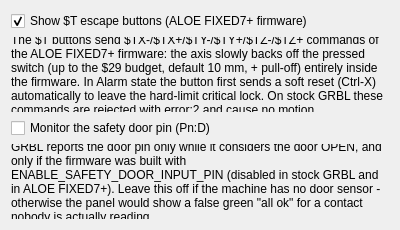
<?xml version="1.0" encoding="UTF-8"?>
<ui version="4.0">
 <class>LimitMonitorSettings</class>
 <widget class="QWidget" name="LimitMonitorSettings">
  <property name="geometry">
   <rect>
    <x>0</x>
    <y>0</y>
    <width>400</width>
    <height>230</height>
   </rect>
  </property>
  <layout class="QVBoxLayout" name="verticalLayout">
   <item>
    <widget class="QCheckBox" name="chkEscape">
     <property name="text">
      <string>Show $T escape buttons (ALOE FIXED7+ firmware)</string>
     </property>
     <property name="checked">
      <bool>true</bool>
     </property>
    </widget>
   </item>
   <item>
    <widget class="QLabel" name="lblNote">
     <property name="text">
      <string>The $T buttons send $TX-/$TX+/$TY-/$TY+/$TZ-/$TZ+ commands of the ALOE FIXED7+ firmware: the axis slowly backs off the pressed switch (up to the $29 budget, default 10 mm, + pull-off) entirely inside the firmware. In Alarm state the button first sends a soft reset (Ctrl-X) automatically to leave the hard-limit critical lock. On stock GRBL these commands are rejected with error:2 and cause no motion.</string>
     </property>
     <property name="wordWrap">
      <bool>true</bool>
     </property>
    </widget>
   </item>
   <item>
    <widget class="QCheckBox" name="chkDoor">
     <property name="text">
      <string>Monitor the safety door pin (Pn:D)</string>
     </property>
     <property name="checked">
      <bool>false</bool>
     </property>
    </widget>
   </item>
   <item>
    <widget class="QLabel" name="lblNoteDoor">
     <property name="text">
      <string>GRBL reports the door pin only while it considers the door OPEN, and only if the firmware was built with ENABLE_SAFETY_DOOR_INPUT_PIN (disabled in stock GRBL and in ALOE FIXED7+). Leave this off if the machine has no door sensor - otherwise the panel would show a false green "all ok" for a contact nobody is actually reading.</string>
     </property>
     <property name="wordWrap">
      <bool>true</bool>
     </property>
    </widget>
   </item>
   <item>
    <spacer name="spacerBottom">
     <property name="orientation">
      <enum>Qt::Vertical</enum>
     </property>
     <property name="sizeHint" stdset="0">
      <size>
       <width>0</width>
       <height>0</height>
      </size>
     </property>
    </spacer>
   </item>
  </layout>
 </widget>
 <resources/>
 <connections/>
</ui>
